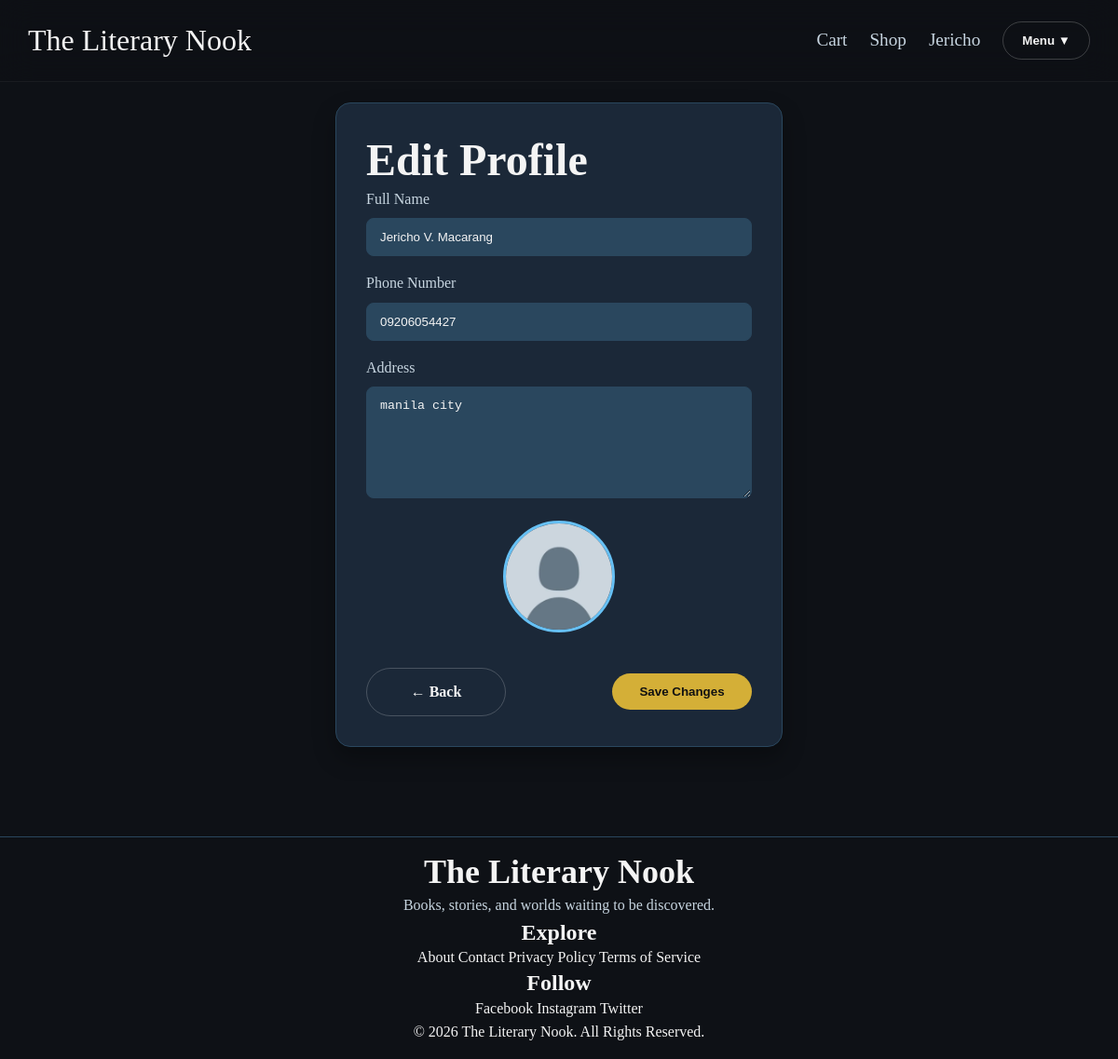
The app's page /customer/edit_profile.php (signed in) with its own data.
### tables this page shows
CREATE TABLE `customers` (
  `id` int(11) NOT NULL,
  `fullname` varchar(100) DEFAULT NULL,
  `email` varchar(100) DEFAULT NULL,
  `phone` varchar(20) DEFAULT NULL,
  `address` text DEFAULT NULL,
  `password` varchar(255) DEFAULT NULL,
  `created_at` timestamp NOT NULL DEFAULT current_timestamp(),
  `role` enum('customer','admin') DEFAULT 'customer',
  `avatar` varchar(255) DEFAULT 'uploads/avatars/default.webp',
  `membership_status` enum('Standard','Premium') DEFAULT 'Standard'
);

### includes/helpers.php (called while the page is built, shortened)
<?php
function url($path)
{
    return BASE_URL . ltrim($path, '/');
}

### customer/edit_profile.php (the view, shortened to what this page needs)
<?php
require_once(ROOT_PATH . "/includes/db.php");
require_once(ROOT_PATH . "/includes/helpers.php");
require_once(ROOT_PATH . "/includes/header.php");
$user_id = $_SESSION["user_id"];
$stmt = $conn->prepare("
    SELECT
        fullname,
        phone,
        address,
        avatar
    FROM customers
    WHERE id = ?
");
$stmt->bind_param("i", $user_id);
$stmt->execute();
$result = $stmt->get_result();
$user = $result->fetch_assoc();
?>
<div class="grid">
    <div class="card auth-box">
        <h1>Edit Profile</h1>
        <form method="POST" enctype="multipart/form-data">
            <div class="form-group">
                <label>Full Name</label>
                <input type="text" name="fullname" value="<?php echo htmlspecialchars($user["fullname"]); ?>" required>
            </div>
            <div class="form-group">
                <label>Phone Number</label>
                <input type="text" name="phone" value="<?php echo htmlspecialchars($user["phone"]); ?>" required>
            </div>
            <div class="form-group">
                <label>Address</label>
                <textarea name="address" rows="3" required><?php echo htmlspecialchars($user["address"]); ?></textarea>
            </div>
            <div class="avatar-upload">
                <label for="avatar">
                    <img
                        src="<?= BASE_URL . htmlspecialchars($user["avatar"]) ?>"
                        class="profile-avatar editable-avatar"
                        id="avatarPreview">
                </label>
            </div>
            <div class="form-actions">
                <a href="<?= url('customer/profile.php') ?>" class="btn btn-outline">
                    ← Back
                </a>
                <button type="submit" class="btn btn-primary">
                    Save Changes
                </button>
            </div>
        </form>
    </div>
</div>
<?php require_once(ROOT_PATH . "/includes/footer.php"); ?>

### assets/css/base.css (style rules this page uses)
*, *::before, *::after { box-sizing:border-box; margin:0; padding:0; }
:root { --bg:#0E1116; --surface:#171C24; --card:#1B2838; --border:#2A475E; --primary:#D4AF37; --primary-hover:#E7C866; --secondary:#66C0F4; --text:#F4F4F4; --text-light:#C7D5E0; --text-muted:#8FA0B4; --success:#49D17D; --danger:#FF6961; --radius-sm:8px; --radius-md:16px; --radius-lg:24px; --radius-pill:999px; --shadow-sm:0 6px 12px rgba(0,0,0,.15); --shadow-md:0 12px 25px rgba(0,0,0,.30); --shadow-lg:0 20px 45px rgba(0,0,0,.45); --space-xs:8px; --space-sm:16px; --space-md:24px; --space-lg:32px; --space-xl:48px; --space-xxl:64px; --navbar-height:90px; --font-heading:'Playfair Display',serif; --font-body:'Inter',sans-serif; }
body { background:var(--bg); color:var(--text); min-height:100vh; overflow-x:hidden; line-height:1.6; }
a { color:inherit; text-decoration:none; transition:.25s ease; }
img { display:block; max-width:100%; }
h1,h2,h3,h4,h5,h6 { color:var(--text); font-weight:700; line-height:1.2; }
h1 { font-size:clamp(2.5rem,4vw,4rem); }

### assets/css/layout.css (style rules this page uses)
.grid { display:grid; place-items:center; min-height:70vh; }

### assets/css/components.css (style rules this page uses)
.btn { display:inline-flex; align-items:center; justify-content:center; gap:8px; padding:12px 20px; border:none; border-radius:var(--radius-pill); cursor:pointer; font-weight:600; transition:.25s ease; text-decoration:none; }
.btn-primary { background:var(--primary); color:#111; }
.btn-outline { background:transparent; border:1px solid rgba(255,255,255,.20); color:var(--text); }
.card { background:var(--card); border:1px solid var(--border); border-radius:var(--radius-md); padding:var(--space-lg); box-shadow:var(--shadow-md); }
.auth-box { width:min(480px,100%); }

### assets/css/forms.css (style rules this page uses)
.form-group { margin-bottom:var(--space-sm); }
.auth-box { width:min(480px,100%); }
label { display:block; margin-bottom:8px; color:var(--text-light); font-weight:500; }
input, textarea, select { width:100%; padding:12px 14px; border:1px solid var(--border); border-radius:var(--radius-sm); background:var(--border); color:var(--text); outline:none; transition:.25s ease; }
textarea { resize:vertical; min-height:120px; }
input::placeholder, textarea::placeholder { color:var(--text-muted); }

### assets/css/profile.css (style rules this page uses)
.profile-avatar { width: 120px; height: 120px; border-radius: 50%; object-fit: cover; border: 3px solid #66C0F4; background: #2A475E; transition: transform .3s, box-shadow .3s; }
.avatar-upload { display:flex; justify-content:center; margin-bottom:30px; }
.avatar-upload label { position:relative; cursor:pointer; }
.editable-avatar { transition:.3s; }
.form-actions { display:flex; justify-content:space-between; align-items:center; margin-top:30px; gap:15px; }
.form-actions .btn { min-width:150px; text-align:center; }

### records on screen
customers: fullname "Jericho V. Macarang", phone "09206054427", address "manila city", avatar (placeholder picture)

### other values on screen
explode(' ', $_SESSION["fullname"])[0] "Jericho"
